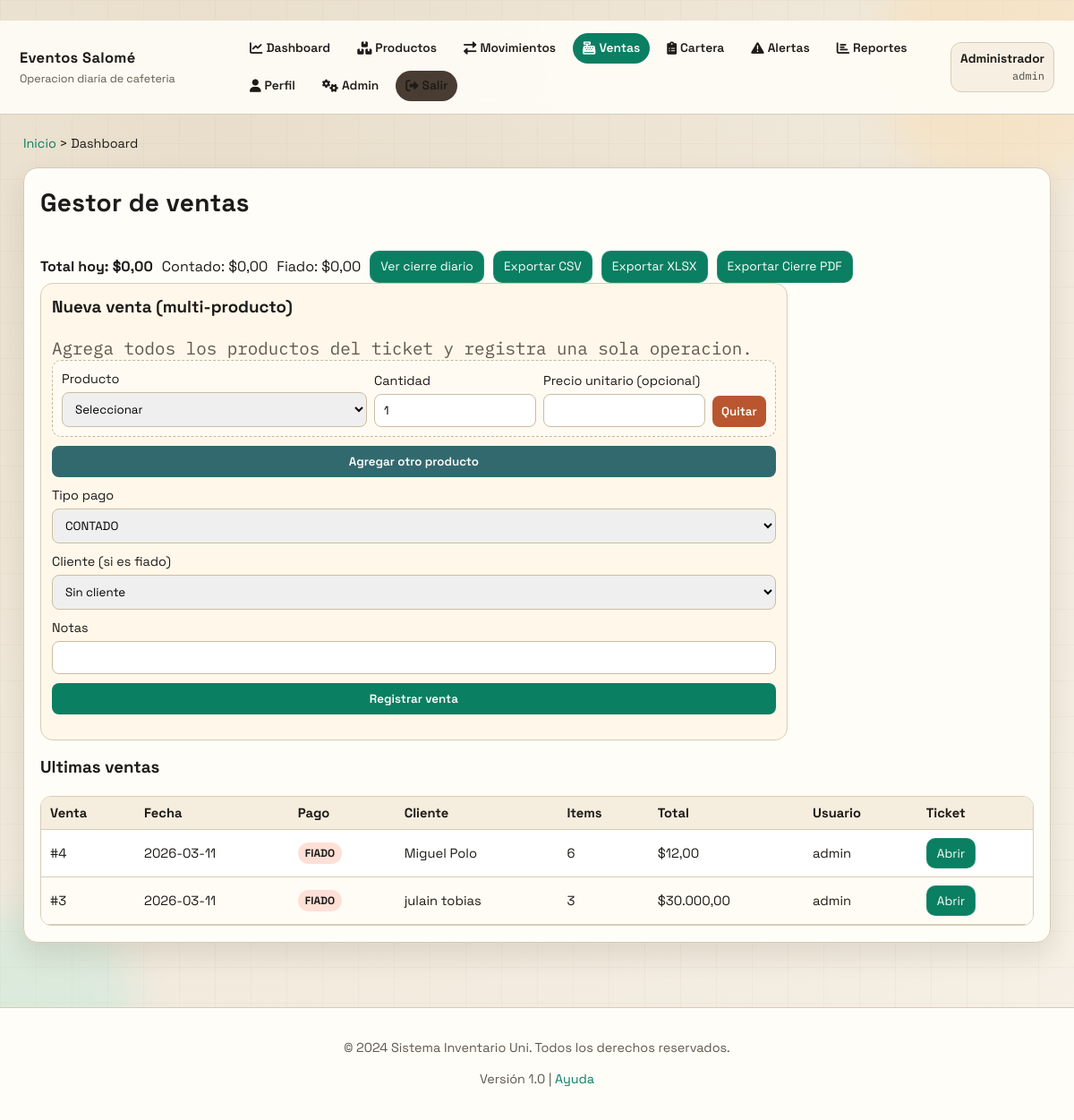
The page /ventas (signed in) on the database its author committed.
### tables this page shows
CREATE TABLE ventas (
            id INTEGER PRIMARY KEY AUTOINCREMENT,
            fecha TEXT NOT NULL,
            tipo_pago TEXT NOT NULL CHECK(tipo_pago IN ('CONTADO', 'FIADO')),
            cliente_id INTEGER,
            subtotal REAL NOT NULL,
            total REAL NOT NULL,
            notas TEXT DEFAULT '',
            usuario TEXT,
            FOREIGN KEY (cliente_id) REFERENCES clientes(id)
        );

### app_web.py (the view, shortened to what this page needs)
@app.route("/ventas", methods=["GET", "POST"])
@login_required
@role_required("admin", "supervisor", "caja")
def ventas():
    conn = connect_db()
    productos_rows = conn.execute(
        """
        SELECT sku, nombre, stock_actual, precio_venta
        FROM productos
        WHERE stock_actual > 0
        ORDER BY nombre
        """
    ).fetchall()
    clientes_rows = conn.execute(
        "SELECT id, nombre FROM clientes WHERE activo = 1 ORDER BY nombre"
    ).fetchall()
    ventas_rows = conn.execute(
        """
        SELECT
            v.id,
            v.fecha,
            v.tipo_pago,
            COALESCE(c.nombre, '-') AS cliente,
            v.total,
            v.usuario,
            COALESCE(SUM(vd.cantidad), 0) AS items
        FROM ventas v
        JOIN venta_detalle vd ON vd.venta_id = v.id
        LEFT JOIN clientes c ON c.id = v.cliente_id
        GROUP BY v.id, v.fecha, v.tipo_pago, c.nombre, v.total, v.usuario
        ORDER BY v.id DESC
        LIMIT 40
        """
    ).fetchall()
    total_hoy_row = conn.execute(
        """
        SELECT
            COALESCE(SUM(total), 0) AS total,
            COALESCE(SUM(CASE WHEN tipo_pago = 'CONTADO' THEN total ELSE 0 END), 0) AS contado,
            COALESCE(SUM(CASE WHEN tipo_pago = 'FIADO' THEN total ELSE 0 END), 0) AS fiado
        FROM ventas
        WHERE fecha = ?
        """,
        (current_date(),),
    ).fetchone()
    conn.close()
    return render_template(
        "ventas.html",
        productos=productos_rows,
        clientes=clientes_rows,
        ventas=ventas_rows,
        total_hoy=total_hoy_row["total"],
        contado_hoy=total_hoy_row["contado"],
        fiado_hoy=total_hoy_row["fiado"],
    )

### app_web.py (called while the page is built)
def format_currency(value):
    try:
        amount = float(value)
    except (TypeError, ValueError):
        return "$0,00"
    negative = amount < 0
    amount = abs(amount)
    formatted = f"{amount:,.2f}"
    formatted = formatted.replace(",", "X").replace(".", ",").replace("X", ".")
    if negative:
        formatted = f"-{formatted}"
    return f"${formatted}"

@app.template_filter("currency")
def currency_filter(value):
    return format_currency(value)

def current_date() -> str:
    return datetime.now().strftime("%Y-%m-%d")

def connect_db() -> sqlite3.Connection:
    conn = sqlite3.connect(DB_PATH)
    conn.row_factory = sqlite3.Row
    return conn

def login_required(view):
    @wraps(view)
    def wrapped(*args, **kwargs):
        if "username" not in session:
            return redirect(url_for("login"))
        return view(*args, **kwargs)
    return wrapped

def role_required(*roles):
    def decorator(view):
        @wraps(view)
        def wrapped(*args, **kwargs):
            if session.get("role") not in roles:
                flash("No tienes permisos para esta accion.", "error")
                return redirect(url_for("dashboard"))
            return view(*args, **kwargs)
        return wrapped
    return decorator

### templates/ventas.html (shortened to what this page needs)
﻿{% extends 'base.html' %}
{% block content %}
<section class="panel">
  <div class="row-between">
    <h2>Gestor de ventas</h2>
    <div class="stat-row">
      <strong>Total hoy: {{ total_hoy | currency }}</strong>
      <span>Contado: {{ contado_hoy | currency }}</span>
      <span>Fiado: {{ fiado_hoy | currency }}</span>
      <a class="btn-link" href="{{ url_for('ventas_cierre') }}">Ver cierre diario</a>
      <a class="btn-link" href="{{ url_for('export_ventas_csv') }}">Exportar CSV</a>
      <a class="btn-link" href="{{ url_for('export_ventas_xlsx') }}">Exportar XLSX</a>
      <a class="btn-link" href="{{ url_for('export_cierre_pdf', fecha=request.args.get('fecha', '')) }}">Exportar Cierre PDF</a>
    </div>
  </div>
  <div class="cards cards-cartera">
    <article class="card">
      <h3>Nueva venta (multi-producto)</h3>
      <p class="muted">Agrega todos los productos del ticket y registra una sola operacion.</p>
      <form method="post" class="grid-form" id="venta-form">
        <div class="line-items" id="line-items">
          <div class="line-item">
            <label>
              Producto
              <select name="sku[]" required>
                <option value="">Seleccionar</option>
              </select>
            </label>
            <label>Cantidad<input type="number" name="cantidad[]" min="1" value="1" required /></label>
            <label>Precio unitario (opcional)<input type="number" step="0.01" min="0" name="precio_unitario[]" /></label>
            <button type="button" class="remove-line" onclick="removeLine(this)">Quitar</button>
          </div>
        </div>
        <button type="button" class="btn-secondary" onclick="addLine()">Agregar otro producto</button>
        <label>
          Tipo pago
          <select name="tipo_pago" required>
            <option value="CONTADO">CONTADO</option>
          </select>
        </label>
        <label>
          Cliente (si es fiado)
          <select name="cliente_id">
            <option value="">Sin cliente</option>
          </select>
        </label>
        <label>Notas<input type="text" name="notas" /></label>
        <button type="submit" onclick="return confirmAction('Â¿Confirmar registro de venta?')">Registrar venta</button>
      </form>
    </article>
  </div>
  <h3 class="section-title">Ultimas ventas</h3>
  <div class="table-wrap">
    <table>
      <thead>
        <tr>
          <th>Venta</th>
          <th>Fecha</th>
          <th>Pago</th>
          <th>Cliente</th>
          <th>Items</th>
          <th>Total</th>
          <th>Usuario</th>
          <th>Ticket</th>
        </tr>
      </thead>
      <tbody>
      {% for v in ventas %}
        <tr>
          <td>#{{ v.id }}</td>
          <td>{{ v.fecha }}</td>
          <td>
            {% if v.tipo_pago == 'FIADO' %}
              <span class="badge bad">FIADO</span>
            {% else %}
              <span class="badge ok">CONTADO</span>
            {% endif %}
          </td>
          <td>{{ v.cliente }}</td>
          <td>{{ v.items }}</td>
          <td>{{ v.total | currency }}</td>
          <td>{{ v.usuario }}</td>
          <td><a class="btn-link" href="{{ url_for('venta_ticket', venta_id=v.id) }}" target="_blank">Abrir</a></td>
        </tr>
      {% endfor %}
      </tbody>
    </table>
  </div>
</section>
{% endblock %}

### static/styles.css (style rules this page uses)
:root { --bg1: #f6f1e7; --bg2: #e9decb; --ink: #1d1b18; --ink-soft: #5f584d; --card: #fffdf8; --line: #d8ccb7; --accent: #0a7f62; --accent-deep: #0a5f4a; --warn: #b9562f; --warn-soft: #ffe7de; --ok-soft: #d7f5ea; --shadow: 0 14px 30px rgba(51, 41, 18, 0.11); }
* { box-sizing: border-box; }
body { margin: 0; font-family: "Space Grotesk", sans-serif; color: var(--ink); background: radial-gradient(circle at 20% 10%, var(--bg2), var(--bg1)); min-height: 100vh; line-height: 1.45; }
.panel { background: var(--card); border: 1px solid var(--line); border-radius: 16px; padding: 18px; box-shadow: var(--shadow); animation: riseIn 0.24s ease; }
h2, h3 { margin-top: 0; }
h2 { font-size: 1.75rem; letter-spacing: 0.01em; }
.section-title { margin-top: 16px; }
.muted { margin: 0; color: var(--ink-soft); font-size: 0.92rem; }
.cards { display: grid; grid-template-columns: repeat(4, minmax(180px, 1fr)); gap: 12px; }
.card { border: 1px solid var(--line); border-radius: 14px; padding: 12px; background: #fff8ea; transition: transform 0.15s ease, box-shadow 0.15s ease; }
.card p { font-family: "IBM Plex Mono", monospace; font-size: 1.2rem; margin: 0; }
.cards-cartera { grid-template-columns: repeat(3, 1fr); margin-bottom: 12px; }
.row-between { display: flex; justify-content: space-between; gap: 10px; align-items: center; flex-wrap: wrap; }
.grid-form { display: grid; gap: 10px; }
.stat-row { display: flex; gap: 10px; flex-wrap: wrap; align-items: center; }
.btn-link { display: inline-block; background: var(--accent); color: #fff; text-decoration: none; border-radius: 10px; padding: 7px 11px; font-size: 0.86rem; border: 1px solid rgba(255, 255, 255, 0.1); transition: transform 0.15s ease, background 0.15s ease; }
.btn-secondary { background: #32696f; }
.line-items { display: grid; gap: 10px; }
.line-item { display: grid; grid-template-columns: 2fr 1fr 1fr auto; gap: 8px; align-items: end; border: 1px dashed #c6b79b; border-radius: 10px; padding: 10px; background: #fffbf3; }
.remove-line { background: #b9562f; }
label { display: grid; gap: 4px; font-size: 0.9rem; }
input, select, button { border: 1px solid #ccbda2; border-radius: 8px; padding: 9px 10px; font-family: inherit; }
button { background: var(--accent); color: white; border: none; cursor: pointer; font-weight: 600; transition: transform 0.15s ease, background 0.15s ease; }
.table-wrap { overflow-x: auto; border: 1px solid var(--line); border-radius: 12px; background: #fff; }
table { width: 100%; border-collapse: collapse; margin-top: 0; font-size: 0.92rem; }
th, td { border-bottom: 1px solid var(--line); text-align: left; padding: 9px 10px; }
th { background: #f5edde; position: sticky; top: 0; z-index: 1; }
tbody tr:nth-child(even) { background: #fffcf5; }
.badge { padding: 4px 8px; border-radius: 999px; font-size: 0.75rem; font-weight: 700; }
.badge.bad { background: #ffe0d6; }

### rows shown on the page
ventas: id "4", fecha "2026-03-11", tipo_pago "FIADO", cliente "Miguel Polo", items "6", total "$12,00", usuario "admin"
ventas: id "3", fecha "2026-03-11", tipo_pago "FIADO", cliente "julain tobias", items "3", total "$30.000,00", usuario "admin"

### other values the page prints
{{ session.nombre }} "Administrador"
{{ session.role }} "admin"
{{ title or "Dashboard" }} "Dashboard"
{{ total_hoy | currency }} "$0,00"
{{ contado_hoy | currency }} "$0,00"
{{ fiado_hoy | currency }} "$0,00"
